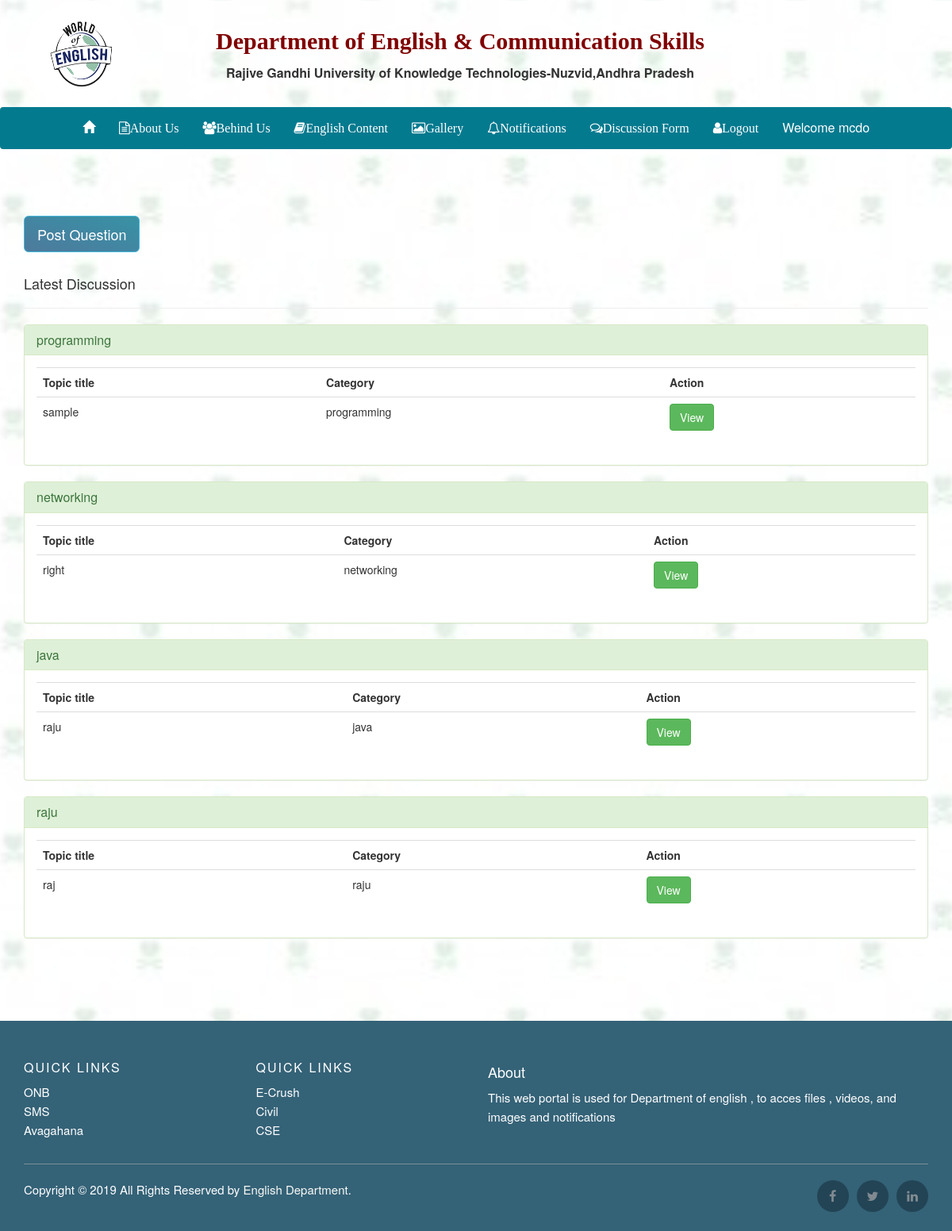
The page /pages/home.php (signed in) on the database its author committed.
### tables this page shows
CREATE TABLE `category` (
  `cat_id` int(12) NOT NULL,
  `category` varchar(200) DEFAULT NULL
);

CREATE TABLE `tblpost` (
  `post_Id` int(11) NOT NULL,
  `title` varchar(255) DEFAULT NULL,
  `content` text,
  `datetime` datetime DEFAULT NULL,
  `cat_id` int(12) DEFAULT NULL,
  `user_Id` int(12) DEFAULT NULL
);

### pages/home.php (the view, shortened to what this page needs)
<?php include('../includes/navbar2.php') ?>
    <div class="container" style="margin:7% auto;">
  <button type="button" class="btn btn-info btn-lg"  style="background-image: linear-gradient(to right top, #4e7a9b, #48809f, #4286a2, #3c8ca3, #3992a4);" data-toggle="modal" data-target="#quest">Post Question</button>
<br>
<br>
        <h4>Latest Discussion</h4>
    	<hr>
        <?php  include "../includes/connect.php";
        $sel = mysqli_query($con,"SELECT * from category");
        while($row=mysqli_fetch_assoc($sel)){
            extract($row);
           echo '<div class="panel panel-success">
                    <div class="panel-heading">
                    <h3 class="panel-title">'.$category.'</h3>
                    </div>
                    <div class="panel-body">
                    <table class="table table-stripped">
                    <tr>
                    <th>Topic title</th>
                    <th>Category</th>
                    <th>Action</th>
                    </tr>';
                    $sel1 = mysqli_query($con,"SELECT * from tblpost where cat_id='$cat_id' ");
                    while($row1=mysqli_fetch_assoc($sel1)){
                        extract($row1);
                        echo '<tr>';
                        echo '<td>'.$title.'</td>';
                        echo '<td>'.$category.'</td>';
                        echo '<td><a href="content.php?post_id='.$post_Id.'"><button class="btn btn-success">View</button></td>';
                        echo '</tr>';
                    }
                echo '</table>
                    </div>
                </div>';
        }
        ?>
</div>
<?php include("../includes/footer.php");?>
</body>
</html>

### includes/navbar2.php (shortened to what this page needs)
<!DOCTYPE html>
<html>
<head>
  <link rel="stylesheet" href="../bootstrap/css/bootstrap.min.css">
<link rel="stylesheet" href="../bootstrap/css/customStyle.css">
</head>
<body>
<div class="container" >
<div class="row" class="banner">
  <div class="col-sm-1">
  <img src="../images/logo.png" style="margin-left: 0px" class="img-circle" alt="English Logo"  height="135" width="145"/> </div>
  <div class="col-md-10" style="margin-top:15px;margin-left: -20px">
  <h2 class="title h2-responsive text-center">Department of English & Communication Skills</h2>
  <center><sub style="font-size:16px;margin-top:25px;font-weight: bold" >Rajive Gandhi University of Knowledge Technologies-Nuzvid,Andhra Pradesh</sub></center>
</div>
</div>
</div>
<nav class="navbar navbar-default"  id="sticky_side_nav" >
    <div class="sticky_side_inner">
        <div id="sticky_side_nav_inner">
            <ul class="nav navbar-nav">
                <li><a href="../index.php"><span class="glyphicon glyphicon-home hidden-xs"></span> <span class="home visible-xs">Home</span></a></li>
                 <li class="dropdown">
                    <a href="../index.php#about" class="fa fa-file-text-o">About Us</a>
                </li>
                 <li class="dropdown">
                    <a href="../behind.php" class="fa fa-group">Behind Us</a>
                </li>
                <li >
                    <a href="../engcontent.php" ><span class="fa fa-book " >English Content</span></a>
                </li>
                <li class="dropdown">
                    <a href="../gallery.php"><span class="fa fa-image" >Gallery</span></a>
                </li>
                <li class="dropdown">
                    <a href="../notifications.php" class="fa fa-bell-o">Notifications</a>
                </li>
                <li class="dropdown">
                  <?php if(isset($_SESSION['username'])){ ?>
                    <a href="home.php" class="fa fa-comments-o">Discussion Form</a>
                  <?php }?>
                </li>
                <li class="dropdown">
                    <?php if(!isset($_SESSION['username'])): ?>
                  <a href="index.php" class="fa fa-user">Login</a>
                    </li>
                    <li class="dropdown">
                  <a href="signup.php" class="fa fa-file-text-o">Signup</a>
                  <?php else: ?>
                 <?php if(isset($_SESSION['username']))  ?> <a href="logout.php" class="fa fa-user">Logout</a></li>
                                    <li>
                  <a href="#">Welcome <?php  echo $_SESSION['username']; ?></a>
                </li>
                    <?php endif ?>
            </ul>
        </div>
    </div>
</nav>
</body>
</html>

### includes/footer.php
<link rel="stylesheet" href="https://maxcdn.bootstrapcdn.com/font-awesome/4.4.0/css/font-awesome.min.css">
    <footer class="site-footer">
      <div class="container">
        <div class="row">
          <div class="col-xs-6 col-md-3">
            <h6>Quick Links</h6>
            <ul class="footer-links">
              <li><a href="#">ONB</a></li>
              <li><a href="#">SMS</a></li>
              <li><a href="#">Avagahana</a></li>
            </ul>
          </div>
          <div class="col-xs-6 col-md-3">
            <h6>Quick Links</h6>
            <ul class="footer-links">
              <li><a href="#">E-Crush</a></li>
              <li><a href="#">Civil</a></li>
              <li><a href="#">CSE</a></li>
            </ul>
          </div>
          <div class="col-xs-12 col-lg-6 col-sm-6 col-md-6">
          <h4>About</h4>
          <p style="word-wrap: break-word;">This web portal is used for Department of english , to acces files , videos, and images and notifications</p>
          </div>
        </div>
        <hr>
      </div>
      <div class="container">
        <div class="row">
          <div class="col-md-8 col-sm-6 col-xs-12">
            <p class="copyright-text">Copyright &copy; 2019 All Rights Reserved by
         <a href="#">English Department</a>.
            </p>
          </div>
          <div class="col-md-4 col-sm-6 col-xs-12">
            <ul class="social-icons">
              <li><a class="facebook" href="#"><i class="fa fa-facebook"></i></a></li>
              <li><a class="twitter" href="#"><i class="fa fa-twitter"></i></a></li>
              <li><a class="linkedin" href="#"><i class="fa fa-linkedin"></i></a></li>
            </ul>
          </div>
        </div>
      </div>
</footer>

### includes/navbar2.php (style rules this page uses)
.title { font-family: cursive; color:maroon; font-weight: bold; }

### rows shown on the page
category: category "programming"
tblpost: title "sample", cat.category "programming"
category: category "networking"
tblpost: title "right", cat.category "networking"
category: category "java"
tblpost: title "raju", cat.category "java"
category: category "raju"
tblpost: title "raj", cat.category "raju"

### other values the page prints
$_SESSION['username'] "mcdo"
